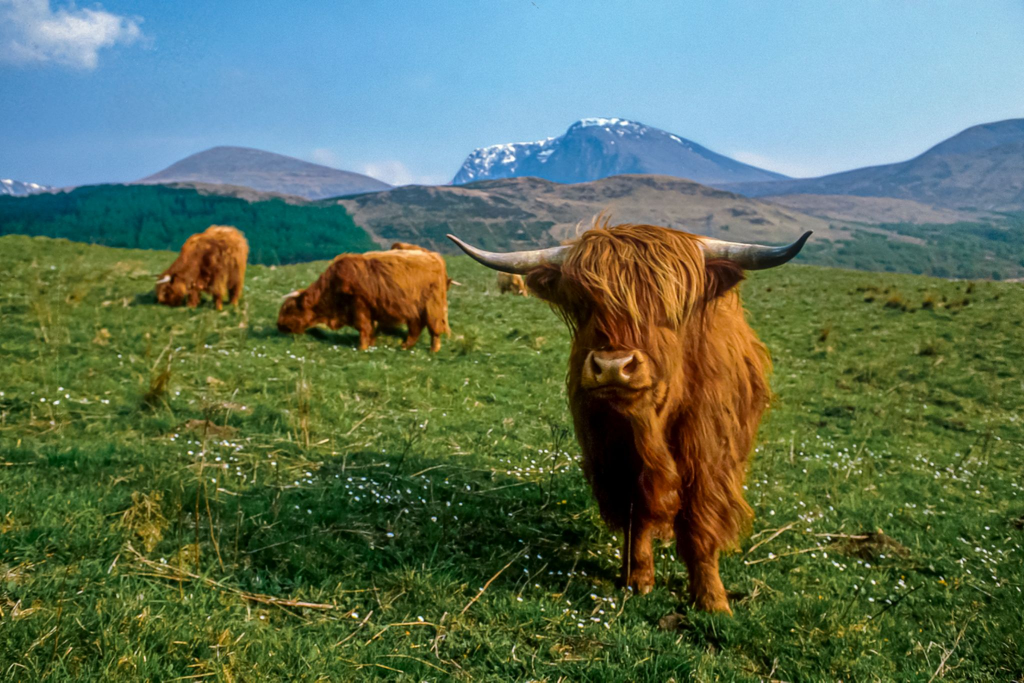
#> input picture paint_by_numbers/images/cow.jpeg, 2048 x 1365 px (shown at 1/2 size)
$ python adhoc.py
#> lines starting #> are read from the running program, lines starting #| are printed output that depends on the picture; after the words box and inside, x2 and y2 are one past the last pixel; in counts of white or black regions, pixels touching at a corner belong together
# %%
from matplotlib import pyplot as plt
import numpy as np
from scipy import linalg as la
from sklearn.cluster import KMeans
from imageio import imread, imsave
import cv2 as cv
import imutils
# %%
def quantize_image(im, n_clusters=4, res=200):
    """Cluster the pixels of the image 'im' by color.
    Return a copy of the image where each pixel is replaced by the value
    of its cluster center.

    Parameters:
        im ((m,n,3) ndarray): an image array.
        n_clusters (int): the number of k-means clusters.
        res (int): new width of image in pixels

    Returns:
        ((m,n,3) ndarray): the quantized image.
    """
    resized = imutils.resize(im, width=res)
    flat = resized.flatten().reshape(-1, 3)

    kmeans = KMeans(n_clusters=n_clusters).fit(flat)
    clusters = kmeans.predict(flat)
    centers = kmeans.cluster_centers_
    for i, center in enumerate(centers):
        flat[clusters == i] = center

    return flat.reshape(resized.shape)


# %%
fig, axs = plt.subplots(1, 4, figsize=(10,10))
picture = imread('images/cow.jpeg')
#> picture is the input picture: shape (1365, 2048, 3); mean R, G, B 93.4, 115, 92.1
for i, q in enumerate([1, 6, 16]):
    new_pic = quantize_image(picture, q, 200)
    # print(len(picture[picture != new_pic]))
    axs[i%4].imshow(new_pic)
    axs[i%4].set_title(f"# of Clusters: {q}")
#> this loop made 3 passes
#> centers in quantize_image on pass 1: [[93.41, 115, 92.11]]
axs[3].imshow(imutils.resize(picture, width=100))
axs[3].set_title("Original")
plt.show()
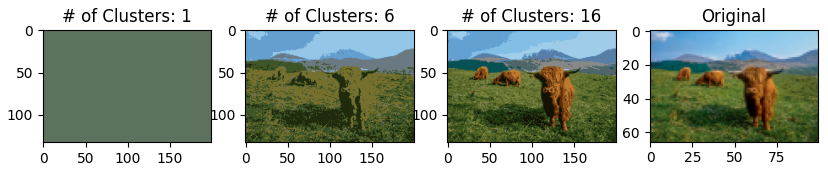
#> figure drawn by matplotlib, 4 panels
# %%
q = 12

test = quantize_image(picture, q, 200)
plt.imshow(test)
plt.show()
kernel = np.ones((2,2),np.float32)/4
dst = cv.filter2D(test,-1,kernel)
test = quantize_image(dst, q)
#> in quantize_image (call 5), `centers = kmeans.cluster_centers_`: centers = [[79.41, 54.32, 15.05], [148.9, 200.2, 231.6], [99.55, 113.5, 58.37], [106, 165.6, 213.3], [54.11, 74.24, 27.1], [123.2, 127.7, 116.9], [92.6, 129.6, 165.6], [163, 105.3, 38.74], [12.9, 83.58, 85.58], [29.42, 38.76, 10.65], [79.72, 97.61, 39.48], [121.9, 69.77, 21.04]]
#> the loop in quantize_image (call 5), `for i, center in enumerate(centers):` made 12 passes
#> in quantize_image (call 5), `return flat.reshape(resized.shape)`:
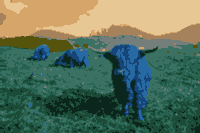
#> returned value: shape (133, 200, 3); mean of channels 0, 1, 2 92.5, 114.4, 92; drawn as B, G, R
plt.imshow(test)
plt.show()
colors = list(set([tuple(ii) for i in test for ii in i]))
#> colors = [(79, 97, 39), (54, 74, 27), (106, 165, 213), (29, 38, 10), (79, 54, 15), (92, 129, 165), (99, 113, 58), (123, 127, 116), (12, 83, 85), (121, 69, 21), (163, 105, 38), (148, 200, 231)]

for c in colors:
    temp = test.copy()
    mask = (temp != c).sum(axis=2)>0
    temp[mask] = np.array([0,0,0])
    plt.imshow(temp)
    plt.show()
#> this loop made 12 passes
#> pass 1, `mask = (temp != c).sum(axis=2)>0`:
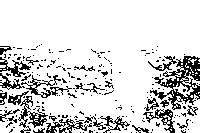
#> mask: shape (133, 200) bool; 84.6% white; black in thin lines or dots, all inside (x1, y1, x2, y2) = (0, 44, 200, 133)
#> pass 1, `plt.show()`:
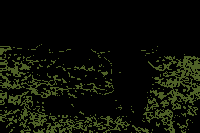
#> shown: shape (133, 200, 3); mean R, G, B 12.1, 14.9, 6
#> after the loop:
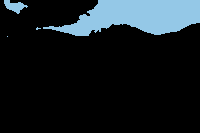
#> temp: shape (133, 200, 3); mean R, G, B 21, 28.4, 32.8
# %%
im = cv.imread('images/cow.jpeg')
imgray = cv.cvtColor(test, cv.COLOR_BGR2GRAY)
ret, thresh = cv.threshold(imgray, 127, 255, 0)
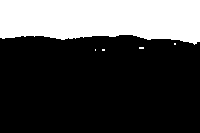
#> thresh: shape (133, 200); 28.6% white; 5 white regions (4 under 20 px), largest, box (x1, y1, x2, y2) and area: (0, 0, 200, 45) 7597
contours, _ = cv.findContours(imgray, cv.RETR_EXTERNAL, cv.CHAIN_APPROX_SIMPLE)
#> contours = [[[0, 0], [0, 132], [199, 132], [199, 0]]]
plt.imshow(cv.drawContours(test, contours, -1, (0,255,0), 3))
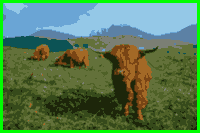
#> test: shape (133, 200, 3); 7.38% of pixels changed, all inside (x1, y1, x2, y2) = (0, 0, 200, 133)
# %%
plt.imshow(test)
# %%
im = plt.imread('images/cow.jpeg')


#> (the run stopped early here; a loop or call above may not have finished)
